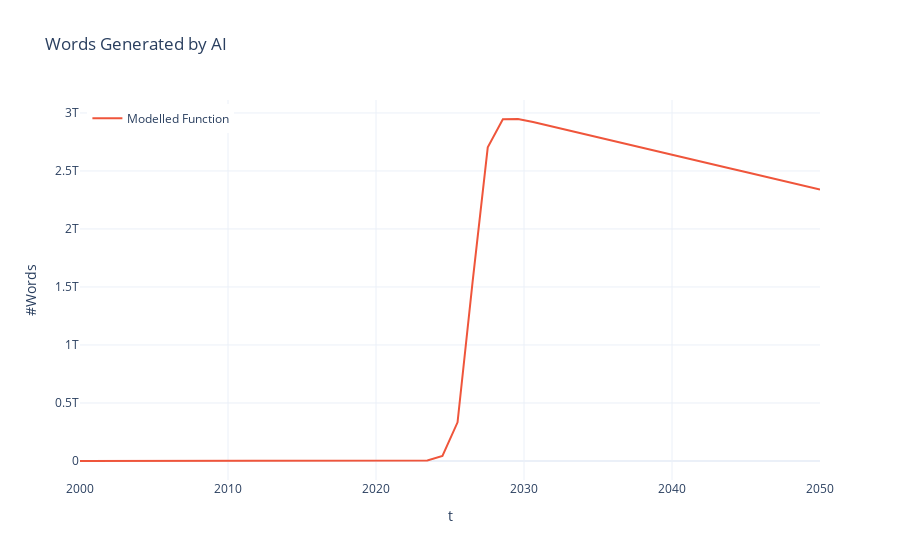

This figure's notebook cell:
### Markdown cell above
# Let the Complete Guesswork begin
The previous part was either fully based on data or based on some relatively solid estimations given centuries of observation. This will not be that.
The goal of this section is to model the adoption, development and evolution of an entirely new, many claim revolutionary, technology.
We will try to transfer what we as humans have learnt about the evolution of technology and try to apply it to Generative AI. However, there are many caveats:
1. We can model AI adoption rate relatively easily, we just try to fit the data we have about the number of AI users to development curves of past technologies. In my opinion, it will likely be the case that GenAI will creep into most aspects of human life whether we want it to or not.

### Code cell
import numpy as np
from utils import plot_against_data
def ai_words_en(
    t,                          # year or array of years, e.g. 2025 or np.linspace(2023, 2050, 100)
    W_max = 3.0e12,
    k     = 2.101447,
    t_mid = 2026.5,
    eng_start = 0.80,
    eng_decay = 0.02,
    eng_floor = 0.50,
    txt_shift_start = 2028,
    txt_slope  = 0.01,
    txt_floor  = 0.60,
    bound='baseline'
):
    """
    Estimate of *unique* English AI-generated words per day (visible to humans).
    Works with scalars or NumPy arrays.
    """
    t = np.asarray(t, dtype=float)          # vectorise

    # 1) total visible AI text (all languages)
    all_text = W_max / (1 + np.exp(-k * (t - t_mid)))

    # 2) English share (clamped to floor)
    eng_share = np.maximum(eng_floor, eng_start - eng_decay * (t - 2023))

    # 3) Text share vs voice/other modalities (clamped to floor)
    txt_share = np.maximum(
        txt_floor,
        1 - txt_slope * np.maximum(0, t - txt_shift_start)
    )

    result = all_text * txt_share
    if bound=='upper':
        result *= 2
    elif bound=='lower':
        result /= 2
    return result if result.size > 1 else result.item()   # return scalar when given scalar

years = np.linspace(2000, 2050)

fig = plot_against_data(ai_words_en, years, [],[],"Words Generated by AI","#Words")
fig.show()

### Figure 1 — Plotly figure (JSON) as saved in the notebook; plotly's stock layout.template omitted (floating-point values rounded to 4 significant figures)
{"data": [{"line": {"width": 2}, "mode": "markers", "name": "Data Points", "x": [], "y": [], "type": "scatter"}, {"line": {"width": 2}, "mode": "lines", "name": "Modelled Function", "x": [2000.0, 2001.0, 2002.0, 2003.0, 2004.0, 2005.0, 2006.0, 2007.0, 2008.0, 2009.0, 2010.0, 2011.0, 2012.0, 2013.0, 2014.0, 2015.0, 2016.0, 2017.0, 2018.0, 2019.0, 2020.0, 2021.0, 2022.0, 2023.0, 2024.0, 2026.0, 2027.0, 2028.0, 2029.0, 2030.0, 2031.0, 2032.0, 2033.0, 2034.0, 2035.0, 2036.0, 2037.0, 2038.0, 2039.0, 2040.0, 2041.0, 2042.0, 2043.0, 2044.0, 2045.0, 2046.0, 2047.0, 2048.0, 2049.0, 2050.0], "y": [1.959e-12, 1.672e-11, 1.427e-10, 1.218e-09, 1.04e-08, 8.879e-08, 7.579e-07, 6.47e-06, 5.523e-05, 0.0004714, 0.004024, 0.03435, 0.2933, 2.503, 21.37, 182.4, 1557.0, 13290.0, 113500.0, 968600.0, 8268000.0, 70580000.0, 602400000.0, 5135000000.0, 43270000000.0, 333200000000.0, 1548000000000.0, 2703000000000.0, 2945000000000.0, 2948000000000.0, 2921000000000.0, 2891000000000.0, 2860000000000.0, 2830000000000.0, 2799000000000.0, 2769000000000.0, 2738000000000.0, 2707000000000.0, 2677000000000.0, 2646000000000.0, 2616000000000.0, 2585000000000.0, 2554000000000.0, 2524000000000.0, 2493000000000.0, 2462000000000.0, 2432000000000.0, 2401000000000.0, 2371000000000.0, 2340000000000.0], "type": "scatter"}], "layout": {"legend": {"yanchor": "top", "y": 0.99, "xanchor": "left", "x": 0.01}, "title": {"text": "Words Generated by AI"}, "xaxis": {"title": {"text": "t"}}, "yaxis": {"title": {"text": "#Words"}}, "hovermode": "x unified", "showlegend": true}}
